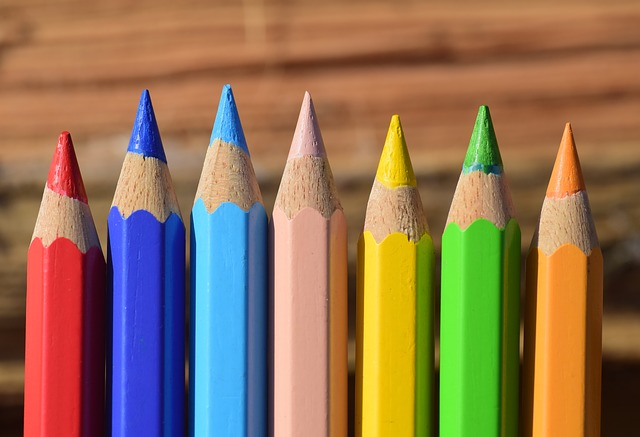
#> input picture Assignment_1/img2.jpg, 640 x 437 px
$ python ques5b.py
#> lines starting #> are read from the running program, lines starting #| are printed output that depends on the picture
import cv2
import numpy as np

image = cv2.imread('img2.jpg', 0)
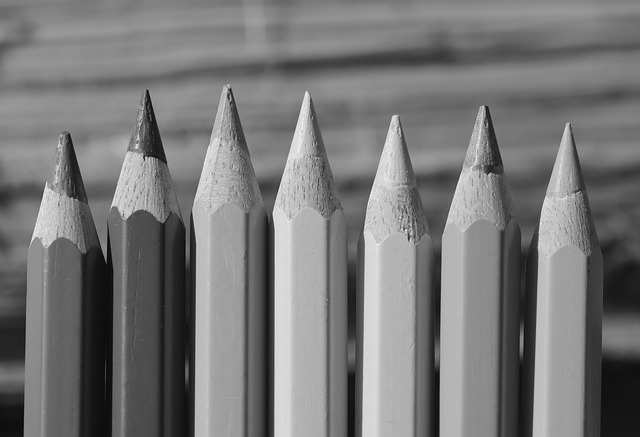
#> image: shape (437, 640); min 3, max 248, mean 119.6
image = cv2.resize(image, None, fx=.5, fy=.5, interpolation=cv2.INTER_AREA)
#> image: shape (218, 320)
equ = cv2.equalizeHist(image)
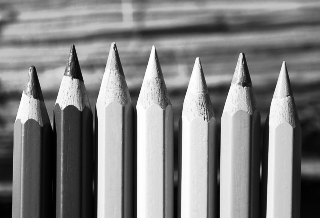
#> equ: shape (218, 320); min 0, max 255, mean 128.3

res = np.hstack((image, equ))
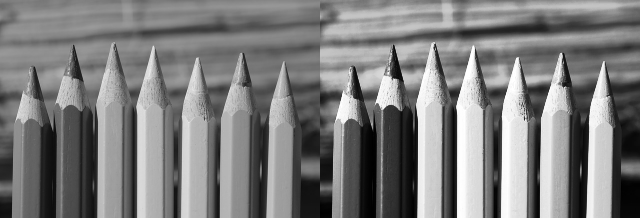
#> res: shape (218, 640); min 0, max 255, mean 124.1
cv2.imshow('stacked images', res)
cv2.waitKey(0)
cv2.destroyAllWindows()

$ run again, with Assignment_1/img1.jpg copied over Assignment_1/img2.jpg
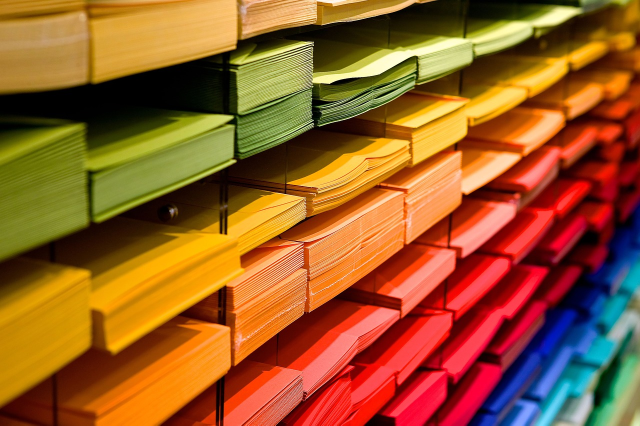
#> input picture Assignment_1/img1.jpg, 1280 x 851 px (shown at 1/2 size)
#> `equ = cv2.equalizeHist(image)`:
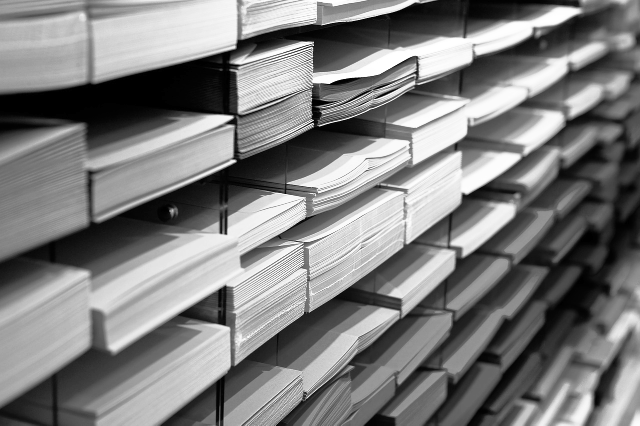
#> equ: shape (426, 640); min 0, max 255, mean 126
#> `res = np.hstack((image, equ))`:
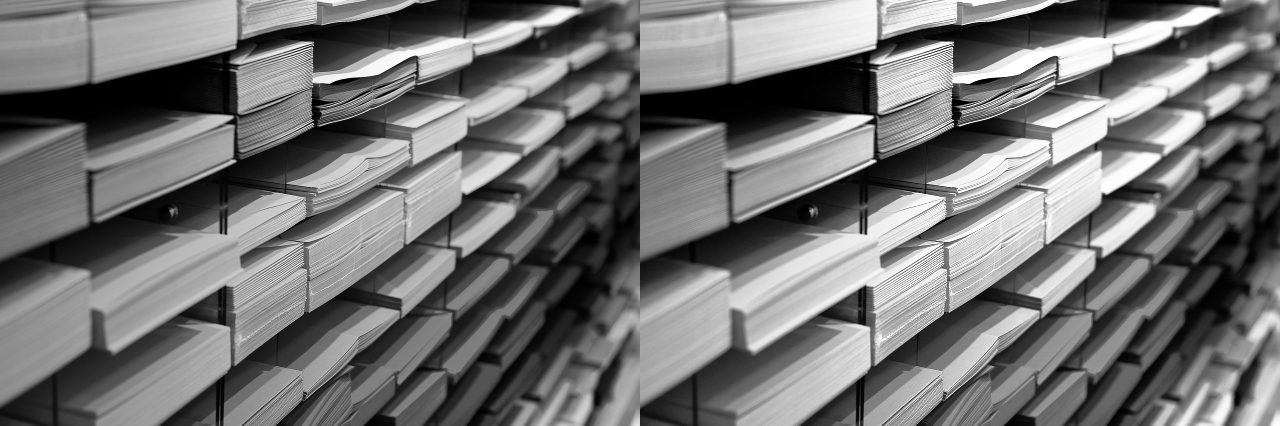
#> res: shape (426, 1280); min 0, max 255, mean 114.7

$ run again, with Assignment_1/img4.jpg copied over Assignment_1/img2.jpg
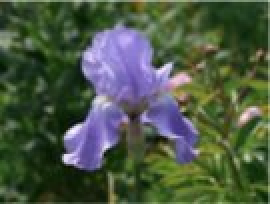
#> input picture Assignment_1/img4.jpg, 135 x 102 px (shown 2 times larger)
#> `image = cv2.imread('img2.jpg', 0)`:
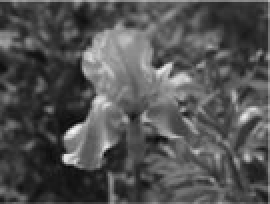
#> image: shape (102, 135) (shown 2 times larger); min 10, max 249, mean 82.3
#> `res = np.hstack((image, equ))`:
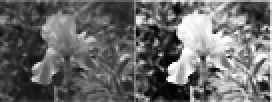
#> res: shape (51, 136) (shown 2 times larger); min 0, max 255, mean 105.4
